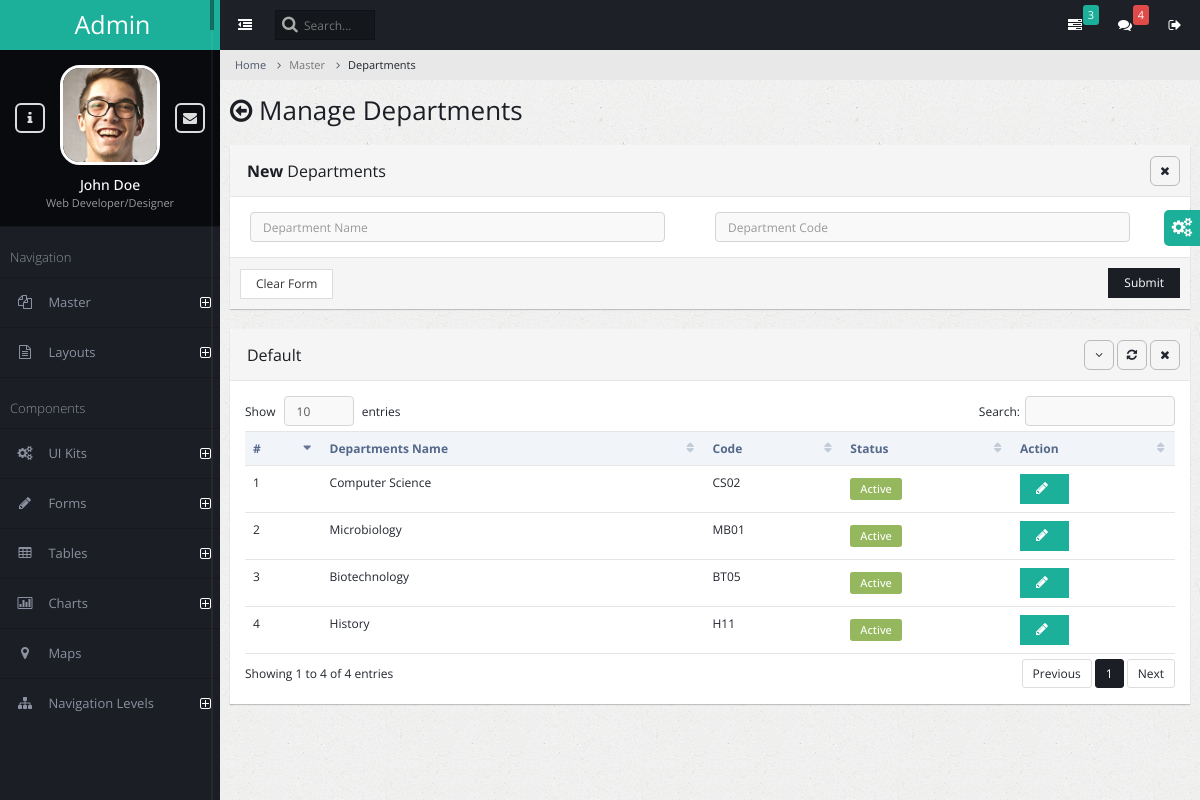
/departments/, run on an earlier commit of the app's database.
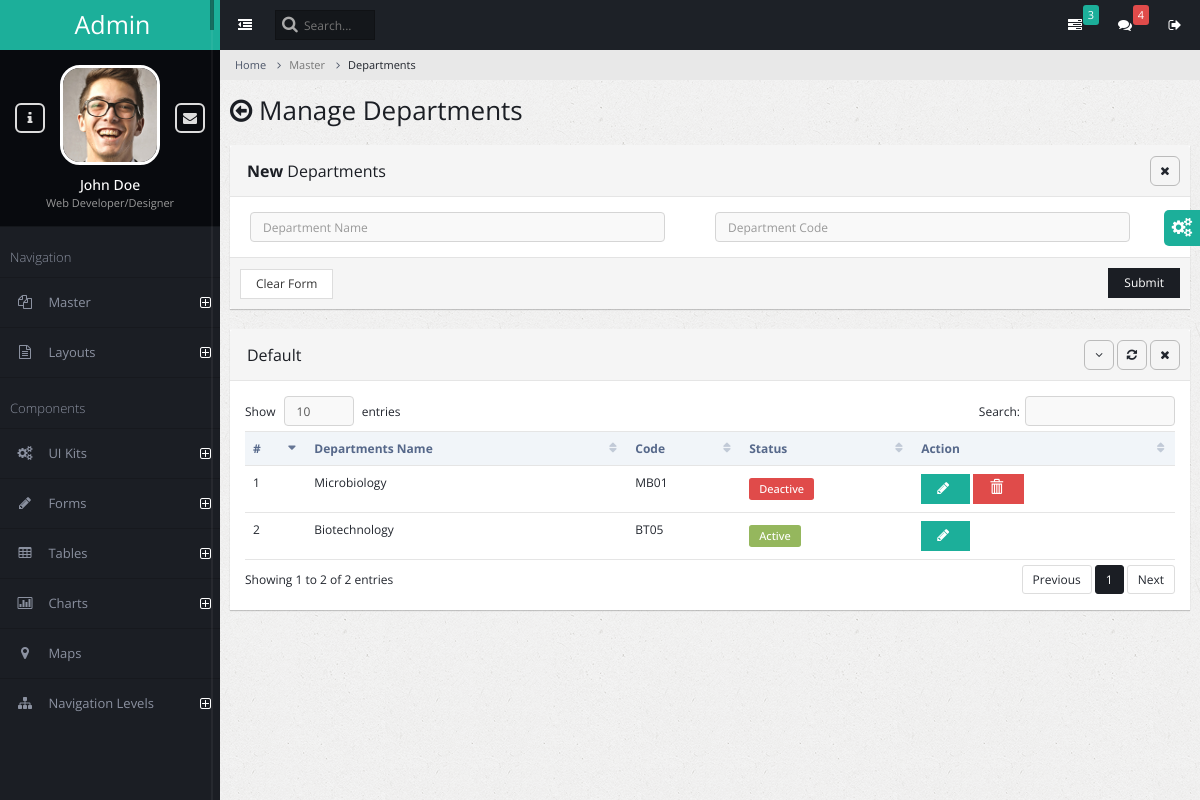
And on a later commit of the database.
### admin_master/models.py (models this page shows)
class AcademicDepartment(models.Model):
    department_name = models.CharField(max_length=100)
    department_code = models.CharField(max_length=10)
    is_active = models.BooleanField(default=True)

### admin_master/views.py (the view, shortened to what this page needs)
# urls.py: path('departments/', views.department_manage,name="department"),
def department_manage(request):
    success_message=None
    error_message = None
    academic_department = AcademicDepartment.objects.all()
    context = {
        'errormessage': error_message,
        'successmessage': success_message,
        'academic_department': academic_department,
    }
    return render(request, 'department_manage.html',context)

### admin_master/templates/department_manage.html (shortened to what the changed rows need)
{% extends 'admin_base.html' %}
{% block content %}
<div class="page-title">
    <h2><span class="fa fa-arrow-circle-o-left"></span> Manage Departments</h2>
</div>
<div class="page-content-wrap">
    <div class="row">
        <div class="col-md-12">
            <div class="panel panel-default">
                <div class="panel-heading">
                    <h3 class="panel-title">Default</h3>
                    <ul class="panel-controls">
                    </ul>
                </div>
                <div class="panel-body">
                    <table class="table datatable">
                        <thead>
                            <tr>
                                <th>#</th>
                                <th>Departments Name</th>
                                <th>Code</th>
                                <th>Status</th>
                                <th>Action</th>
                            </tr>
                        </thead>
                        <tbody>
                            {% for department in academic_department %}
                            <tr id="{{department.id}}">
                                <td>{{ forloop.counter }}</td>
                                <td>{{ department.department_name }}</td>
                                <td>{{ department.department_code }}</td>
                                <td>
                                    {% if department.is_active %}
                                    <span class="label label-success label-form">Active</span>
                                    {% else %}
                                    <span class="label label-danger label-form">Deactive</span>
                                    {% endif %}
                                </td>
                                <td>
                                    <button class="btn btn-info" onclick="edit_pop_department({{department.id}})">
                                        <span id ="spinner{{department.id}}" class="fa fa-pencil"></span>
                                    </button>
                                    {% if not department.is_active %}
                                    <a onclick="delete_department({{department.id}})">
                                        <button class="btn btn-danger">
                                            <span class="glyphicon glyphicon-trash"></span>
                                        </button>
                                    </a>
                                    {% endif %}
                                </td>
                            </tr>
                        {% endfor %}
                        </tbody>
                    </table>
                </div>
            </div>
        </div>
    </div>
</div>
{% endblock %}

What changed in the data, as far as the page shows it:
removed AcademicDepartment: department_name "Computer Science", department_code "CS02", is_active "Active"
removed AcademicDepartment: department_name "History", department_code "H11", is_active "Active"
changed AcademicDepartment "Microbiology": is_active "Active" → "Deactive"
Also different on the page:
text written by a page script: "Show entries Search: Showing 1 to 4 of 4 entries Previous 1 Next" → "Show entries Search: Showing 1 to 2 of 2 entries Previous 1 Next"
